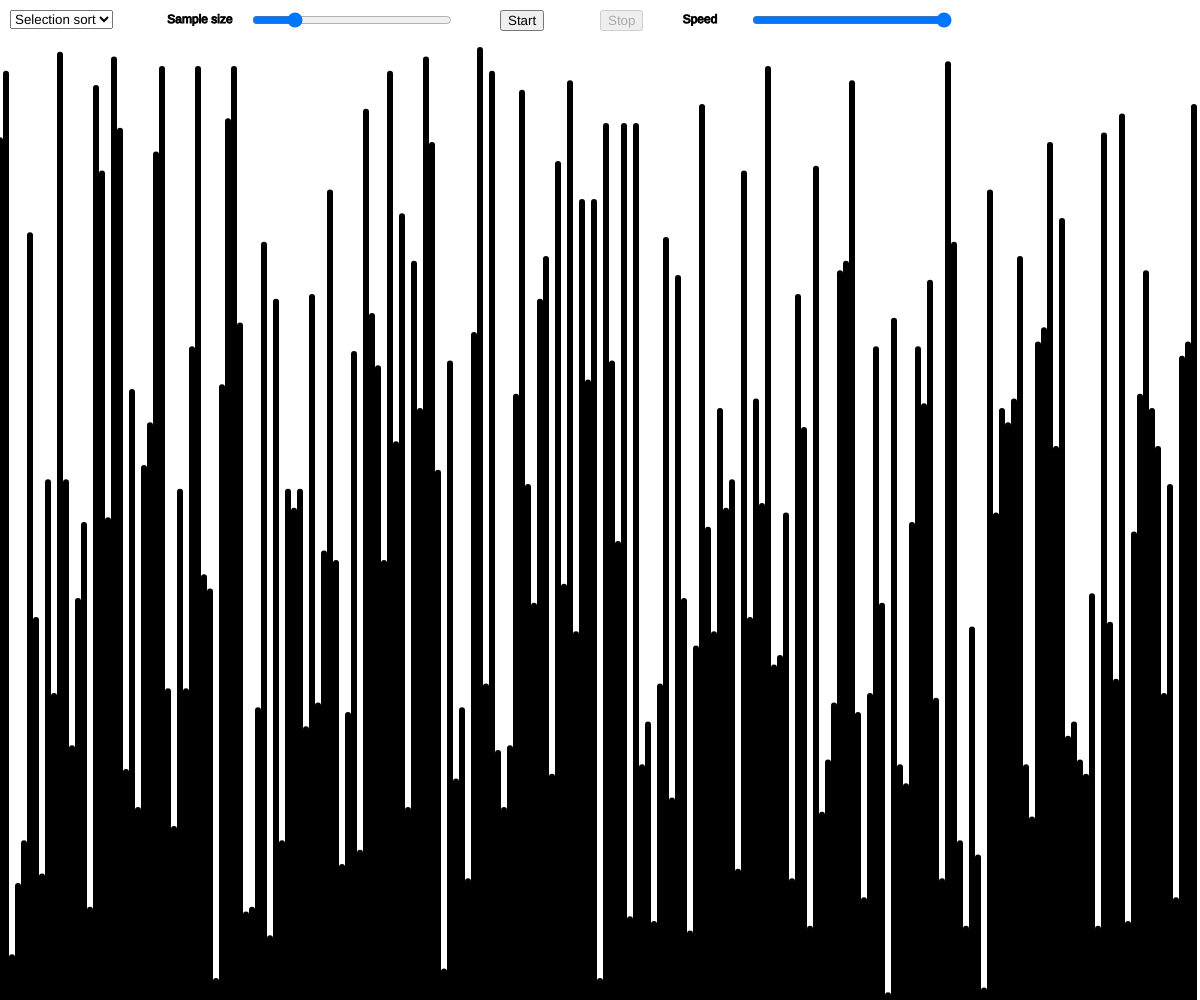
Frame 1 (no input)
Frame 60 (no input): identical to frame 1, image omitted
Frame 120 (the mouse pressed at the canvas centre since frame 60): identical to frame 1, image omitted

The p5.js sketch that drew this single still picture (run headless with seeded random() and noise() and a simulated clock; from frame 60 on, the mouse is pressed at the canvas centre):

// p5.js sketch
// ── sketch.js
let sel;
let algorithm;
let slider;
let sample;
let sampleSize = 200;
let speedSlider;
let canvasWidth;
let running = false;
let hightLight = [];
let canvasHeigth;
let stopButton;

function setup() {
  // put setup code here
  canvasWidth = windowWidth;
  canvasHeigth = windowHeight;
  createCanvas(canvasWidth, canvasHeigth);
  createAlgorithmsSelect();
  createSampleSizeSlider();
  createSpeedSlider();
  createStartButton();
  createStopButton();
  algorithm = new SelectionSort();
  sample = generateSample();
}

function createStartButton() {
  button = createButton('Start');
  button.position(500, 10);
  button.mousePressed(onStartButtonPressed);
}

function createStopButton() {
  stopButton = createButton('Stop');
  stopButton.position(600, 10);
  stopButton.mousePressed(onStopButtonPressed);
  stopButton.attribute('disabled', 'true');
}

function onStopButtonPressed() {
  running = false;
  stopButton.attribute('disabled', 'true');
  button.removeAttribute('disabled');
  slider.removeAttribute('disabled');
}

function onStartButtonPressed() {
  // start sorting
  running = true;
  button.attribute('disabled', 'true');
  slider.attribute('disabled', 'true');
  stopButton.removeAttribute('disabled');
}

function generateSample() {
  var max = sampleSize;
  let data = [];
  current = 0;
  while (current < max) {
    data.push(Math.floor(Math.random() * max) + 1);
    current += 1;
  }
  createAlgorithm();
  return data;
}

function createSampleSizeSlider() {
  slider = createSlider(10, 1000, 200);
  slider.position(250, 10);
  slider.style('width', '200px');
}

function createSpeedSlider() {
  speedSlider = createSlider(1, 60, 60);
  speedSlider.position(750, 10);
  speedSlider.style('width', '200px');
}

function createAlgorithmsSelect() {
  textAlign(CENTER);
  sel = createSelect();
  sel.position(10, 10);
  sel.option('Selection sort');
  sel.option('Bubble sort');
  sel.option('Insertion sort');
  sel.option('Merge sort');
  sel.changed(createAlgorithm);
}

function createAlgorithm() {
  let item = sel.value();
  switch (item) {
    case 'Selection sort':
      algorithm = new SelectionSort();
      break;
    case 'Bubble sort':
      algorithm = new BubleSort();
      break;
    case 'Insertion sort':
      algorithm = new InsertionSort();
      break;

    case 'Merge sort':
      algorithm = new MergeSort();
      break;
  }

  running = false;
}

function draw() {
  let speed = speedSlider.value();
  frameRate(speed);
  // put drawing code here
  background(255);
  textAlign(CENTER, CENTER);
  strokeWeight(1);
  stroke(0);
  text('Sample size', 200, 20);
  text('Speed', 700, 20);
  if (sampleSize != slider.value()) {
    sampleSize = slider.value();
    sample = generateSample();
  }

  if (!algorithm.isDone() && running) {
    algorithm.next();
  } else {
    onStopButtonPressed();
  }
  drawSample();
}

function drawSample() {
  let width = canvasWidth / sampleSize;
  let y = canvasHeigth;
  let x = 0;
  strokeWeight(width);
  sample.forEach((value, index) => {
    stroke(0);
    if (hightLight.includes(index)) {
      stroke('red');
    }
    let height = (canvasHeigth - 50) * (value / sampleSize);
    line(x, y, x, y - height);
    x += width;
  });
}

function swap(index1, index2) {
  let temp = sample[index1];
  sample[index1] = sample[index2];
  sample[index2] = temp;
}



// ── BubleSort.js
class BubleSort {
  current = 0;
  swap = 0;
  isDone() {
    return this.current == sample.length - 1 && this.swap == 0;
  }
  next() {
    if (this.current == sample.length - 1) {
      this.current = 0;
      this.swap = 0;
    }
    if (sample[this.current] > sample[this.current + 1]) {
      swap(this.current, this.current + 1);
      hightLight = [this.current, this.current + 1];
      this.swap += 1;
    }
    this.current += 1;
  }
}

// ── CountingSort.js
class CountingSort {
  done = false;
  // since the data range is 0-sampleSize
  count = Array(sampleSize).fill(0);
  countCurrent = 0;
  current = 0;
  isDone() {
    return this.done;
  }

  next() {
    if (this.current >= sampleSize) {
      this.done = true;
      return;
    }

    // not counted yet
    if (this.current == 0) {
      // count all the number in the array
      for (let i = 0; i < sampleSize; i++) {
        this.count[sample[i]] += 1;
      }

      // find the first number to start with
      while ((this.count[this.countCurrent] = 0)) {
        this.countCurrent += 1;
      }
      sample[this.current] = this.countCurrent;
      this.count[this.countCurrent] -= 1;
      this.current += 1;
    } else {
      // extract the numbers from count
      if (this.count[this.countCurrent] > 0) {
        this.count[this.countCurrent] -= 1;
        sample[this.current] = this.countCurrent;
        this.current += 1;
      } else {
        this.countCurrent += 1;
      }
    }
  }
}

// ── HeapSort.js
class HeapSort {
  progress = { building: true, size: sampleSize, current: Math.floor(sampleSize / 2) - 1 };
  isDone() {
    return !this.progress;
  }

  next() {
    const { building, heapify, size, current, extract } = this.progress;

    // building the max heap
    if (building) {
      if (current >= 0) {
        this.progress = {
          heapify: true,
          current: current,
          size: size,
          next: { building: true, size: size, current: current - 1 },
        };
      } else {
        this.progress = { extract: true, current: sampleSize - 1 };
      }
    // extracting the heap
    } else if (extract) {
      if (current >= 0) {
        swap(0, current);
        hightLight = [0, current];
        this.progress = {
          heapify: true,
          current: 0,
          size: current,
          next: { extract: true, current: current - 1 },
        };
      } else {
        this.progress = this.progress.next;
      }
    // heapify
    } else if (heapify) {
      this.heapify(size, current);
    }
  }

  heapify(size, i) {
    let largest = i;
    let left = 2 * i + 1;
    let right = 2 * i + 2;
    if (left < size && sample[largest] <= sample[left]) {
      largest = left;
    }

    if (right < size && sample[largest] <= sample[right]) {
      largest = right;
    }

    if (largest != i) {
      swap(largest, i);
      hightLight = [i, largest];
      this.progress = { heapify: true, size: size, current: largest, next: this.progress.next };
    } else {
      this.progress = this.progress.next;
    }
  }
}

// ── InsertionSort.js
class InsertionSort {
  current = 0;
  isDone() {
    return this.current == sample.length;
  }
  next() {
    for (let i = 0; i < this.current; i++) {
      if (sample[this.current] < sample[i]) {
        let temp = sample[this.current];
        sample.splice(this.current, 1);
        sample.splice(i, 0, temp);
        hightLight = [this.current, i];
      }
    }
    this.current += 1;
  }
}

// ── MergeSort.js
class MergeSort {
  progress = {left: 0, right: sampleSize - 1};
  isDone() {
    return !this.progress;
  }
  merge() {
    let {left, right, currentLeft, currentRight} = this.progress;
    let middle = Math.floor((right + left) / 2);
    if (currentLeft < currentRight && currentRight <= right) {
      if (sample[currentLeft] > sample[currentRight]) {
        let temp = sample[currentRight];
        while (currentLeft < currentRight) {
          sample[currentRight] = sample[currentRight - 1];
          currentRight -= 1;
        }
        sample[currentLeft] = temp;
        hightLight = [this.progress.currentLeft];
        this.progress.currentLeft += 1;
        this.progress.currentRight += 1;
      }
      else {
        hightLight = [this.progress.currentLeft];
        this.progress.currentLeft += 1;
      }
    }
    else {
      this.progress = this.progress.next;
    }
  }
  next() {
    const {left, right, merge, currentLeft, currentRight} = this.progress;
    let middle = Math.floor((right + left) / 2);
    if (merge) {
      this.merge();
      return;
    }
    if (right > left) {
      this.progress.next = {
        left: left,
        right: middle,
        next: {
          left: middle + 1,
          right: right,
          next: {
            merge: true,
            currentLeft: left,
            currentRight: middle + 1,
            left: left,
            right: right,
            next: this.progress.next,
          },
        },
      };
    }
    hightLight = [left, right];
    this.progress = this.progress.next;
  }
}

// ── QuickSort.js
class QuickSort {
  progress = {
    left: 0,
    right: sampleSize - 1,
    currentLeft: 0,
    currentRight: sampleSize - 1,
    pivot: Math.floor(Math.random() * (sampleSize - 1)),
  };
  isDone() {
    return !this.progress;
  }

  randomPivot(left, right) {
    return Math.floor(Math.random() * (right - left)) + left;
  }

  next() {
    let { left, right, partition, currentLeft, currentRight, pivot } = this.progress;
    // there is only element or the partition already done
    if (left == right || currentLeft > currentRight) {
      this.progress = this.progress.next;
      return
    }

    // find in the left the next element that bigger than pivot
    while (sample[currentLeft] <= sample[pivot] && currentLeft < pivot) {
      currentLeft += 1;
    }

    // find in the right the next element that smaller than pivot
    while (sample[currentRight] >= sample[pivot] && currentRight > pivot) {
      currentRight -= 1;
    }


    // if found both swap them so the smaller is on the left and the bigger on the right
    if (currentLeft < pivot && currentRight > pivot) {
      swap(currentLeft, currentRight);
      hightLight = [currentLeft, currentRight, pivot];
      this.progress.currentLeft = currentLeft;
      this.progress.currentRight = currentRight;
      return;
    }

    // found only smaller element in the right
    // which mean on the left there is only smallers and okay already
    // swap the pivot with the bigger element
    // set the right curso to the pivot so next time we only search on the left
    if (currentLeft === pivot && currentRight > pivot) {
      swap(pivot, currentRight);
      hightLight = [pivot, currentRight];
      this.progress.pivot = currentRight;
      this.progress.currentLeft = currentLeft;
      this.progress.currentRight = currentRight;
      return;
    }

    // found only bigger element in the left
    // which mean on the right there is only biggers and okay already
    // swap the pivot with the bigger element
    // set the left cursor to the pivot so next time we only search on the right
    if (currentRight === pivot && currentLeft < pivot) {
      swap(pivot, currentLeft);
      hightLight = [pivot, currentLeft]
      this.progress.pivot = currentLeft;
      this.progress.currentLeft = currentLeft;
      this.progress.currentRight = currentRight;
      return;
    }

    // parition the left and the right section
    let leftSection;
    if (pivot > 0) {
      leftSection = {
        left,
        right: pivot - 1,
        currentLeft: left,
        currentRight: pivot - 1,
        pivot: this.randomPivot(left, pivot - 1),
      };
    }

    let rightSection;
    if (pivot < right) {
      rightSection = {
        pivot: this.randomPivot(pivot + 1, right),
        left: pivot + 1,
        right,
        currentLeft: pivot + 1,
        currentRight: right,
      };
    }

    this.progress = this.progress.next;

    if (rightSection) {
      this.progress = { ...rightSection, next: this.progress };
    }
    if (leftSection) {
      this.progress = { ...leftSection, next: this.progress };
    }
  }
}

// ── SelectionSort.js
class SelectionSort {
  current = 0;
  isDone() {
    return this.current == sample.length;
  }
  next() {
    let min = sample[this.current];
    let minIndex = this.current;
    for (let i = this.current; i < sample.length; i++) {
      if (sample[i] < min) {
        min = sample[i];
        minIndex = i;
      }
    }
    sample.splice(minIndex, 1);
    sample.splice(this.current, 0, min);
    hightLight = [this.current, minIndex];
    this.current += 1;
  }
}
